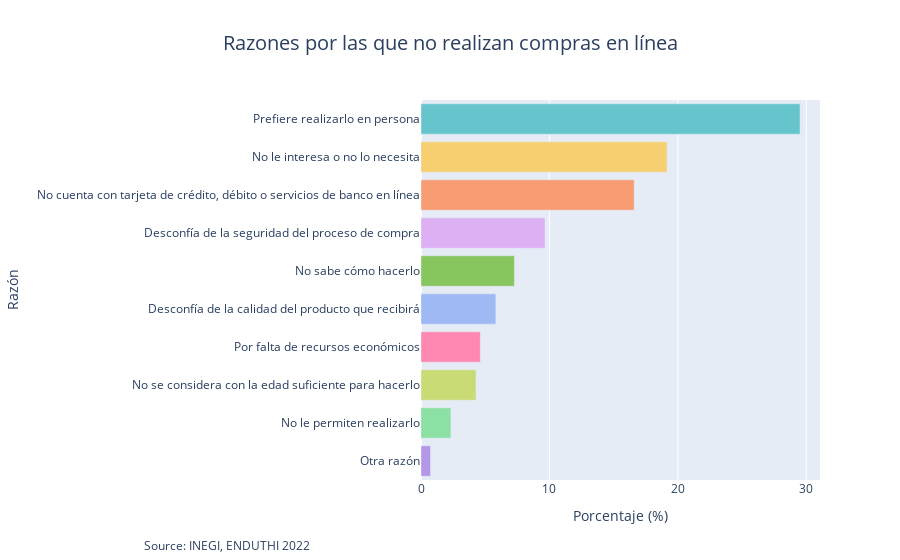

Notebook code cell kept with this figure:
### Code cell
# Data preparation
razones = ["Prefiere realizarlo en persona", "No le interesa o no lo necesita", "Por falta de recursos económicos", 
           "Desconfía de la calidad del producto que recibirá", "Desconfía de la seguridad del proceso de compra", 
           "No le permiten realizarlo", "No cuenta con tarjeta de crédito, débito o servicios de banco en línea", 
           "No sabe cómo hacerlo", "No se considera con la edad suficiente para hacerlo", "Otra razón"]

porcentajes = [calculated_value for calculated_value in porcentajes]  # Use your previously calculated list

# Create DataFrame for plotting
data = pd.DataFrame({
    'Razón': razones,
    'Porcentaje': porcentajes
})

data = data.sort_values(by="Porcentaje", ascending=False)

# Define pastel colors
colores_pastel = px.colors.qualitative.Pastel

# Create the horizontal bar chart
fig = px.bar(
    data,
    x='Porcentaje',
    y='Razón',
    title="Razones por las que no realizan compras en línea",
    orientation='h',
    color='Razón',
    color_discrete_sequence=colores_pastel
)

# Update layout to remove legend and add data source
fig.update_layout(
    title_font_size=20,
    title_x=0.5,
    xaxis_title="Porcentaje (%)",
    yaxis_title="Razón",
    showlegend=False,  # Remove legend
    annotations=[
        dict(
            text="Source: INEGI, ENDUTHI 2022",
            x=-0.7,
            y=-0.20,
            xref="paper",
            yref="paper",
            showarrow=False,
            font_size=12
        )
    ]
)

fig.show()

### Figure 1 — Plotly figure (JSON) as saved in the notebook; plotly's stock layout.template omitted (floating-point values rounded to 4 significant figures)
{"data": [{"alignmentgroup": "True", "hovertemplate": "Razón=%{y}<br>Porcentaje=%{x}<extra></extra>", "legendgroup": "Prefiere realizarlo en persona", "marker": {"color": "rgb(102, 197, 204)", "pattern": {"shape": ""}}, "name": "Prefiere realizarlo en persona", "offsetgroup": "Prefiere realizarlo en persona", "orientation": "h", "showlegend": true, "textposition": "auto", "type": "bar", "x": [29.51], "xaxis": "x", "y": ["Prefiere realizarlo en persona"], "yaxis": "y"}, {"alignmentgroup": "True", "hovertemplate": "Razón=%{y}<br>Porcentaje=%{x}<extra></extra>", "legendgroup": "No le interesa o no lo necesita", "marker": {"color": "rgb(246, 207, 113)", "pattern": {"shape": ""}}, "name": "No le interesa o no lo necesita", "offsetgroup": "No le interesa o no lo necesita", "orientation": "h", "showlegend": true, "textposition": "auto", "type": "bar", "x": [19.16], "xaxis": "x", "y": ["No le interesa o no lo necesita"], "yaxis": "y"}, {"alignmentgroup": "True", "hovertemplate": "Razón=%{y}<br>Porcentaje=%{x}<extra></extra>", "legendgroup": "No cuenta con tarjeta de crédito, débito o servicios de banco en línea", "marker": {"color": "rgb(248, 156, 116)", "pattern": {"shape": ""}}, "name": "No cuenta con tarjeta de crédito, débito o servicios de banco en línea", "offsetgroup": "No cuenta con tarjeta de crédito, débito o servicios de banco en línea", "orientation": "h", "showlegend": true, "textposition": "auto", "type": "bar", "x": [16.6], "xaxis": "x", "y": ["No cuenta con tarjeta de crédito, débito o servicios de banco en línea"], "yaxis": "y"}, {"alignmentgroup": "True", "hovertemplate": "Razón=%{y}<br>Porcentaje=%{x}<extra></extra>", "legendgroup": "Desconfía de la seguridad del proceso de compra", "marker": {"color": "rgb(220, 176, 242)", "pattern": {"shape": ""}}, "name": "Desconfía de la seguridad del proceso de compra", "offsetgroup": "Desconfía de la seguridad del proceso de compra", "orientation": "h", "showlegend": true, "textposition": "auto", "type": "bar", "x": [9.656], "xaxis": "x", "y": ["Desconfía de la seguridad del proceso de compra"], "yaxis": "y"}, {"alignmentgroup": "True", "hovertemplate": "Razón=%{y}<br>Porcentaje=%{x}<extra></extra>", "legendgroup": "No sabe cómo hacerlo", "marker": {"color": "rgb(135, 197, 95)", "pattern": {"shape": ""}}, "name": "No sabe cómo hacerlo", "offsetgroup": "No sabe cómo hacerlo", "orientation": "h", "showlegend": true, "textposition": "auto", "type": "bar", "x": [7.273], "xaxis": "x", "y": ["No sabe cómo hacerlo"], "yaxis": "y"}, {"alignmentgroup": "True", "hovertemplate": "Razón=%{y}<br>Porcentaje=%{x}<extra></extra>", "legendgroup": "Desconfía de la calidad del producto que recibirá", "marker": {"color": "rgb(158, 185, 243)", "pattern": {"shape": ""}}, "name": "Desconfía de la calidad del producto que recibirá", "offsetgroup": "Desconfía de la calidad del producto que recibirá", "orientation": "h", "showlegend": true, "textposition": "auto", "type": "bar", "x": [5.827], "xaxis": "x", "y": ["Desconfía de la calidad del producto que recibirá"], "yaxis": "y"}, {"alignmentgroup": "True", "hovertemplate": "Razón=%{y}<br>Porcentaje=%{x}<extra></extra>", "legendgroup": "Por falta de recursos económicos", "marker": {"color": "rgb(254, 136, 177)", "pattern": {"shape": ""}}, "name": "Por falta de recursos económicos", "offsetgroup": "Por falta de recursos económicos", "orientation": "h", "showlegend": true, "textposition": "auto", "type": "bar", "x": [4.62], "xaxis": "x", "y": ["Por falta de recursos económicos"], "yaxis": "y"}, {"alignmentgroup": "True", "hovertemplate": "Razón=%{y}<br>Porcentaje=%{x}<extra></extra>", "legendgroup": "No se considera con la edad suficiente para hacerlo", "marker": {"color": "rgb(201, 219, 116)", "pattern": {"shape": ""}}, "name": "No se considera con la edad suficiente para hacerlo", "offsetgroup": "No se considera con la edad suficiente para hacerlo", "orientation": "h", "showlegend": true, "textposition": "auto", "type": "bar", "x": [4.28], "xaxis": "x", "y": ["No se considera con la edad suficiente para hacerlo"], "yaxis": "y"}, {"alignmentgroup": "True", "hovertemplate": "Razón=%{y}<br>Porcentaje=%{x}<extra></extra>", "legendgroup": "No le permiten realizarlo", "marker": {"color": "rgb(139, 224, 164)", "pattern": {"shape": ""}}, "name": "No le permiten realizarlo", "offsetgroup": "No le permiten realizarlo", "orientation": "h", "showlegend": true, "textposition": "auto", "type": "bar", "x": [2.327], "xaxis": "x", "y": ["No le permiten realizarlo"], "yaxis": "y"}, {"alignmentgroup": "True", "hovertemplate": "Razón=%{y}<br>Porcentaje=%{x}<extra></extra>", "legendgroup": "Otra razón", "marker": {"color": "rgb(180, 151, 231)", "pattern": {"shape": ""}}, "name": "Otra razón", "offsetgroup": "Otra razón", "orientation": "h", "showlegend": true, "textposition": "auto", "type": "bar", "x": [0.741], "xaxis": "x", "y": ["Otra razón"], "yaxis": "y"}], "layout": {"annotations": [{"font": {"size": 12}, "showarrow": false, "text": "Source: INEGI, ENDUTHI 2022", "x": -0.7, "xref": "paper", "y": -0.2, "yref": "paper"}], "barmode": "relative", "legend": {"title": {"text": "Razón"}, "tracegroupgap": 0}, "showlegend": false, "title": {"font": {"size": 20}, "text": "Razones por las que no realizan compras en línea", "x": 0.5}, "xaxis": {"anchor": "y", "domain": [0, 1], "title": {"text": "Porcentaje (%)"}}, "yaxis": {"anchor": "x", "categoryarray": ["Otra razón", "No le permiten realizarlo", "No se considera con la edad suficiente para hacerlo", "Por falta de recursos económicos", "Desconfía de la calidad del producto que recibirá", "No sabe cómo hacerlo", "Desconfía de la seguridad del proceso de compra", "No cuenta con tarjeta de crédito, débito o servicios de banco en línea", "No le interesa o no lo necesita", "Prefiere realizarlo en persona"], "categoryorder": "array", "domain": [0, 1], "title": {"text": "Razón"}}}}
